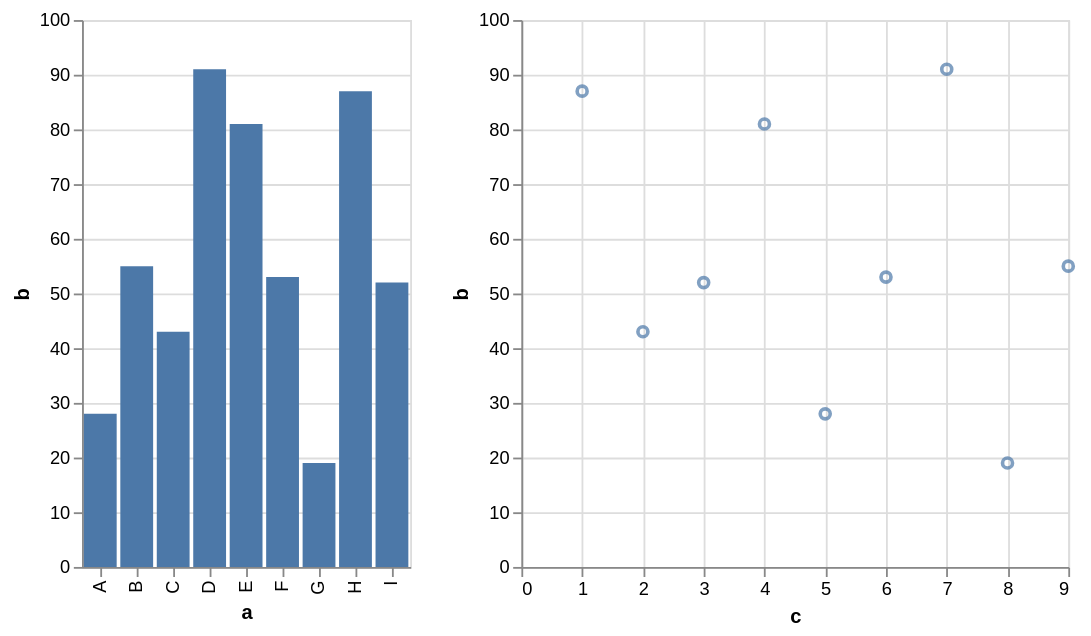

The Vega-Lite source for this figure:
### Vega-Lite specification from a JSON file in a GitHub repository (floating-point values rounded to 4 significant figures)
{"data": {"values": [{"a": "A", "b": 28, "c": 5, "g": "x"}, {"a": "B", "b": 55, "c": 9, "g": "y"}, {"a": "C", "b": 43, "c": 2, "g": "x"}, {"a": "D", "b": 91, "c": 7, "g": "y"}, {"a": "E", "b": 81, "c": 4, "g": "x"}, {"a": "F", "b": 53, "c": 6, "g": "y"}, {"a": "G", "b": 19, "c": 8, "g": "x"}, {"a": "H", "b": 87, "c": 1, "g": "y"}, {"a": "I", "b": 52, "c": 3, "g": "x"}]}, "hconcat": [{"mark": "bar", "encoding": {"x": {"field": "a", "type": "nominal"}, "y": {"field": "b", "type": "quantitative"}}}, {"mark": "point", "encoding": {"x": {"field": "c", "type": "quantitative"}, "y": {"field": "b", "type": "quantitative"}}}]}
